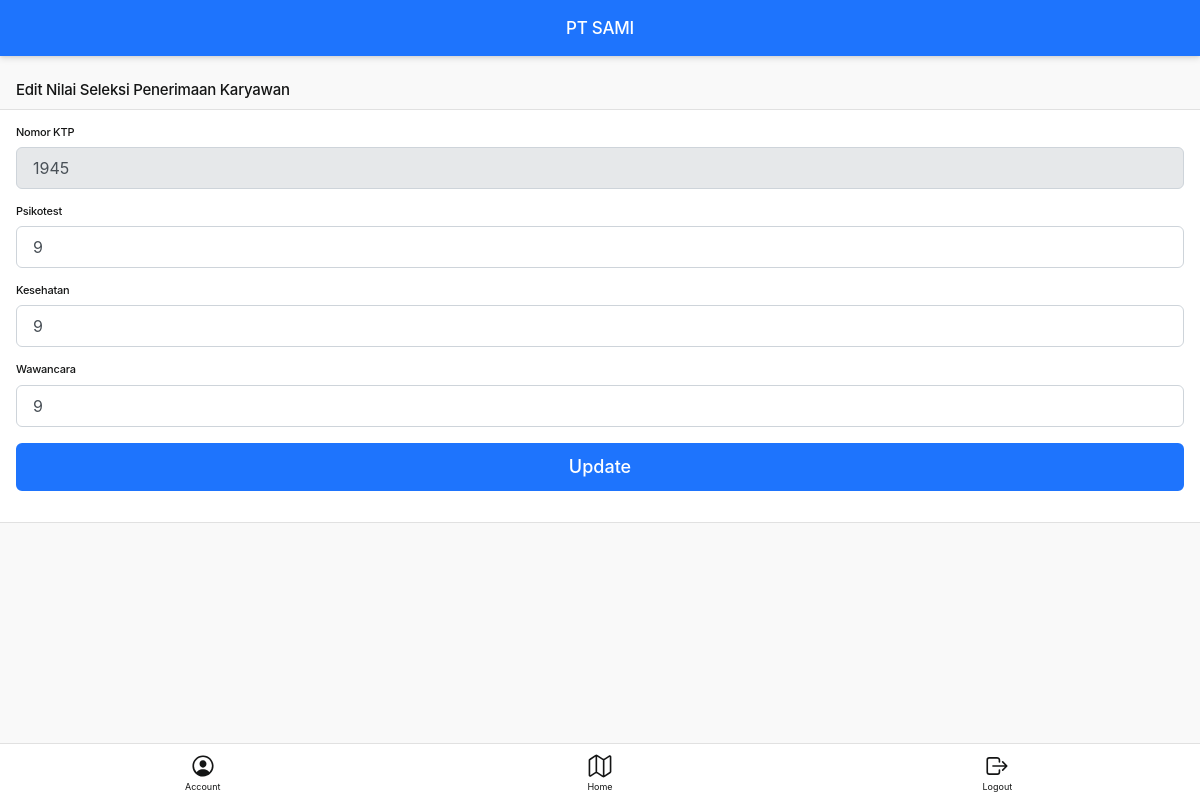
Page /result/edit/1945 on the committed database.
### tables this page shows
CREATE TABLE `tb_hasil` (
  `ktp_id` varchar(200) NOT NULL,
  `psikotest` float NOT NULL,
  `kesehatan` float NOT NULL,
  `wawancara` float NOT NULL,
  `hasil` float NOT NULL,
  `ket` varchar(20) NOT NULL,
  `created_at` timestamp NOT NULL DEFAULT current_timestamp() ON UPDATE current_timestamp(),
  `updated_at` timestamp NOT NULL DEFAULT current_timestamp()
);

### application/controllers/Result.php (called while the page is built, shortened)
<?php
class Result extends CI_Controller {
	public function __construct()
	{
		$this->load->library('session');
		$this->load->library('form_validation');
		$this->load->model('ResultModel');
		$this->load->model('ProfileModel');
	}
	public function edit($id)
	{
		$data['data'] = $this->ResultModel->editData($id);
		$this->form_validation->set_rules('ktpid', 'KTP', 'trim|required|numeric|max_length[50]');
		$this->form_validation->set_rules('psiko', 'Psikotest', 'trim|required|numeric|max_length[2]');
		$this->form_validation->set_rules('kes', 'Kesehatan', 'trim|required|numeric|max_length[2]');
		$this->form_validation->set_rules('wawancara', 'Wawancara', 'trim|required|numeric|max_length[2]');
		if ($this->form_validation->run() == FALSE) {
			$this->load->view('admin/edit_nilai', $data);
		}
	}
}

### index.php (called while the page is built, shortened)
<?php
require_once BASEPATH.'core/CodeIgniter.php';

### application/models/ResultModel.php (called while the page is built, shortened)
<?php
class ResultModel extends CI_Model
{
	public function editData($id)
	{
		return $this->db->get_where('tb_hasil', array('ktp_id' => $id))->row();
	}
}
?>

### application/views/admin/edit_nilai.php (the view, shortened to what this page needs)
<html lang="en">
<head>
    <link rel="stylesheet" href="<?= base_url('/assets/css/style.css') ?>" async>
    <link rel="stylesheet" href="<?= base_url('/assets/css/helper.css') ?>" async>
</head>
<body>
    <div class="appHeader bg-primary scrolled is-active text-white">
        <div class="pageTitle">
            PT SAMI
        </div>
    </div>
    <div id="appCapsule">
        <div class="section full mt-2">
            <div class="section-title">Edit Nilai Seleksi Penerimaan Karyawan</div>
            <div class="wide-block pb-1 pt-1">
                <form method="POST" action="<?= base_url('result/edit/') . $data->ktp_id; ?>">
                    <div class="form-group boxed">
                        <div class="input-wrapper">
                            <label class="label" for="name5">Nomor KTP</label>
                            <input type="text" style="background: #e6e8ea;" readonly="" class="form-control" placeholder="Input dalam angka" name="ktpid" required="" value="<?= $data->ktp_id; ?>">
                        </div>
                    </div>
                    <div class="form-group boxed">
                        <div class="input-wrapper">
                            <label class="label" for="name5">Psikotest</label>
                            <input type="text" class="form-control" placeholder="Input dalam angka" name="psiko" required="" maxlength="2" size="2" value="<?= $data->psikotest; ?>">
                        </div>
                    </div>
                    <div class="form-group boxed">
                        <div class="input-wrapper">
                            <label class="label" for="name5">Kesehatan</label>
                            <input type="text" name="kes" class="form-control" placeholder="Input dalam angka" required="" maxlength="2" value="<?= $data->kesehatan; ?>">
                        </div>
                    </div>
                    <div class="form-group boxed">
                        <div class="input-wrapper">
                            <label class="label" for="name5">Wawancara</label>
                            <input type="text" name="wawancara" class="form-control" placeholder="Input dalam angka" required="" maxlength="2" size="2" value="<?= $data->wawancara; ?>">
                        </div>
                    </div>
                    <div class="form-group boxed">
                        <div class="input-wrapper">
                            <input type="submit" class="btn btn-primary btn-block btn-lg" value="Update">
                        </div>
                    </div>
                </form>
            </div>
        </div>
    </div>
    <div class="appBottomMenu">
        <a href="<?= base_url('users/account') ?>" class="item" id="__prevPage">
            <div class="col">
                <ion-icon name="person-circle-outline"></ion-icon>
                <span class="text-dark">Account</span>
            </div>
        </a>
        <a href="<?= base_url('users/dashboard_admin') ?>" class="item">
            <div class="col">
                <ion-icon name="map-outline"></ion-icon>
                <span class="text-dark">Home</span>
            </div>
        </a>
        <a href="<?= base_url('users/logout') ?>" class="item" id="__nextPage">
            <div class="col">
                <ion-icon name="log-out-outline"></ion-icon>
                <span class="text-dark">Logout</span>
            </div>
        </a>
    </div>
</body>
</html>

### rows in the picture
tb_hasil: ktpid "1945", psiko "9", kes "9", wawancara "9"
